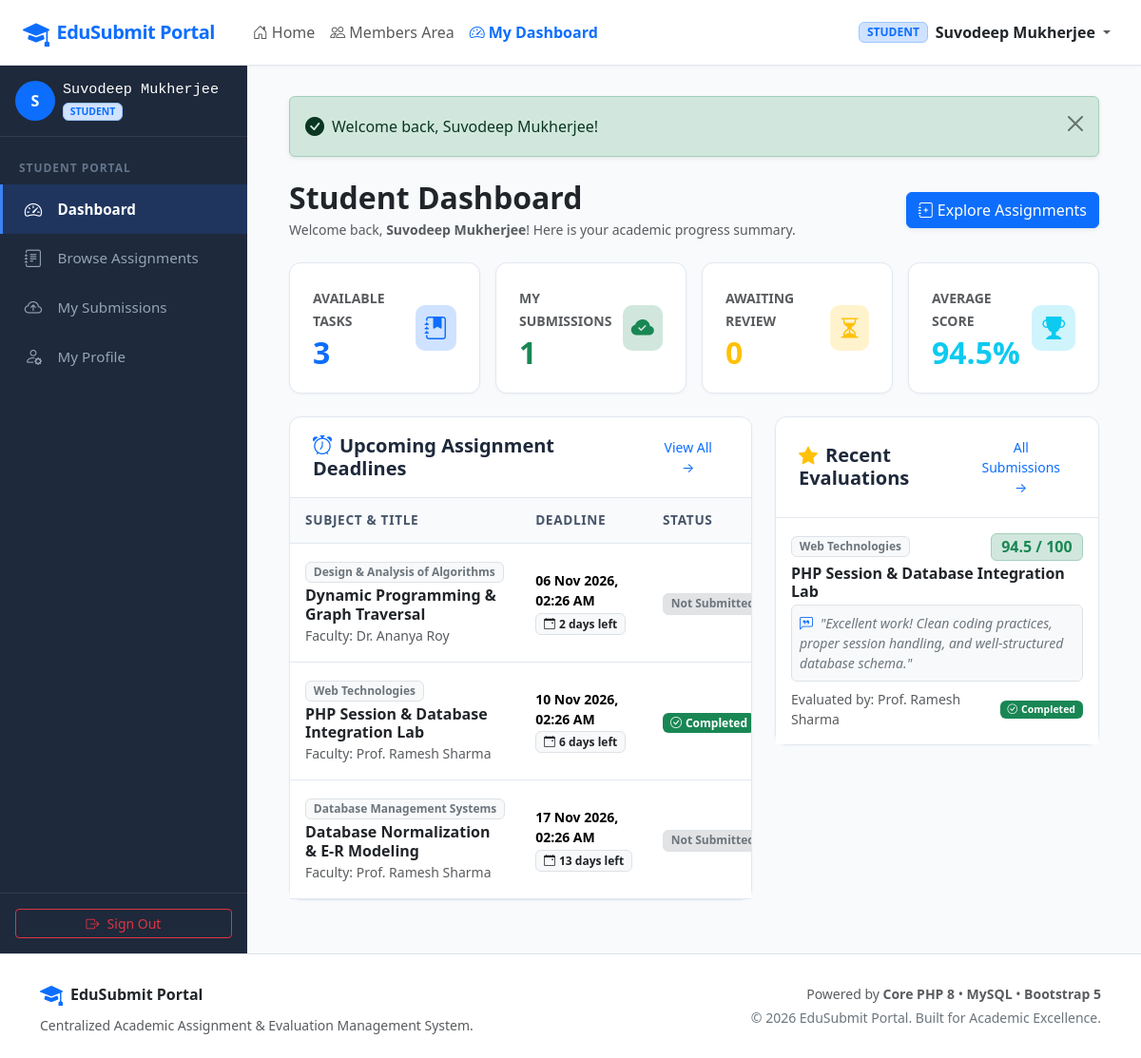
/student/dashboard.php (signed in), run on the app's committed database.
### tables this page shows
CREATE TABLE `assignments` (
  `id` INT UNSIGNED AUTO_INCREMENT PRIMARY KEY,
  `teacher_id` INT UNSIGNED NOT NULL,
  `title` VARCHAR(200) NOT NULL,
  `subject` VARCHAR(100) NOT NULL,
  `description` TEXT NOT NULL,
  `deadline` DATETIME NOT NULL,
  `file` VARCHAR(255) DEFAULT NULL,
  `max_marks` INT UNSIGNED NOT NULL DEFAULT 100,
  `created_at` TIMESTAMP DEFAULT CURRENT_TIMESTAMP,
  `updated_at` TIMESTAMP DEFAULT CURRENT_TIMESTAMP ON UPDATE CURRENT_TIMESTAMP,
  INDEX `idx_assignments_subject` (`subject`),
  INDEX `idx_assignments_deadline` (`deadline`),
  INDEX `idx_assignments_teacher` (`teacher_id`),
  CONSTRAINT `fk_assignments_teacher`
    FOREIGN KEY (`teacher_id`)
    REFERENCES `users` (`id`)
    ON DELETE CASCADE
    ON UPDATE CASCADE
);

CREATE TABLE `users` (
  `id` INT UNSIGNED AUTO_INCREMENT PRIMARY KEY,
  `name` VARCHAR(100) NOT NULL,
  `email` VARCHAR(150) NOT NULL UNIQUE,
  `password` VARCHAR(255) NOT NULL,
  `role` ENUM('admin', 'teacher', 'student') NOT NULL DEFAULT 'student',
  `phone` VARCHAR(20) DEFAULT NULL,
  `bio` TEXT DEFAULT NULL,
  `avatar` VARCHAR(255) DEFAULT NULL,
  `status` ENUM('active', 'inactive') NOT NULL DEFAULT 'active',
  `created_at` TIMESTAMP DEFAULT CURRENT_TIMESTAMP,
  `updated_at` TIMESTAMP DEFAULT CURRENT_TIMESTAMP ON UPDATE CURRENT_TIMESTAMP,
  INDEX `idx_users_role` (`role`),
  INDEX `idx_users_email` (`email`)
);

CREATE TABLE `submissions` (
  `id` INT UNSIGNED AUTO_INCREMENT PRIMARY KEY,
  `student_id` INT UNSIGNED NOT NULL,
  `assignment_id` INT UNSIGNED NOT NULL,
  `file` VARCHAR(255) NOT NULL,
  `student_notes` TEXT DEFAULT NULL,
  `submit_date` TIMESTAMP DEFAULT CURRENT_TIMESTAMP,
  `marks` DECIMAL(5,2) DEFAULT NULL,
  `feedback` TEXT DEFAULT NULL,
  `status` ENUM('Pending', 'Reviewed', 'Completed') NOT NULL DEFAULT 'Pending',
  `evaluated_at` DATETIME DEFAULT NULL,
  `evaluated_by` INT UNSIGNED DEFAULT NULL,
  `updated_at` TIMESTAMP DEFAULT CURRENT_TIMESTAMP ON UPDATE CURRENT_TIMESTAMP,
  INDEX `idx_submissions_status` (`status`),
  INDEX `idx_submissions_student` (`student_id`),
  INDEX `idx_submissions_assignment` (`assignment_id`),
  UNIQUE KEY `unique_student_assignment` (`student_id`, `assignment_id`),
  CONSTRAINT `fk_submissions_student`
    FOREIGN KEY (`student_id`)
    REFERENCES `users` (`id`)
    ON DELETE CASCADE
    ON UPDATE CASCADE,
  CONSTRAINT `fk_submissions_assignment`
    FOREIGN KEY (`assignment_id`)
    REFERENCES `assignments` (`id`)
    ON DELETE CASCADE
    ON UPDATE CASCADE,
  CONSTRAINT `fk_submissions_evaluator`
    FOREIGN KEY (`evaluated_by`)
    REFERENCES `users` (`id`)
    ON DELETE SET NULL
    ON UPDATE CASCADE
);

### student/dashboard.php (the view, shortened to what the rows shown need)
<?php
require_once __DIR__ . '/../config/config.php';
$studentId = (int)$_SESSION['user_id'];
$pdo = getDBConnection();
$upcomingAssignments = [];
try {
    $stmtUpcoming = $pdo->prepare("
        SELECT a.id, a.title, a.subject, a.deadline, a.max_marks, u.name AS teacher_name,
               (SELECT s.id FROM submissions s WHERE s.assignment_id = a.id AND s.student_id = :sid LIMIT 1) AS submission_id,
               (SELECT s.status FROM submissions s WHERE s.assignment_id = a.id AND s.student_id = :sid LIMIT 1) AS submission_status
        FROM assignments a
        JOIN users u ON a.teacher_id = u.id
        WHERE a.deadline >= NOW()
        ORDER BY a.deadline ASC
        LIMIT 5
    ");
    $stmtUpcoming->execute(['sid' => $studentId]);
    $upcomingAssignments = $stmtUpcoming->fetchAll();
} catch (PDOException $e) {
}
$recentEvaluations = [];
try {
    $stmtRecent = $pdo->prepare("
        SELECT s.id, s.marks, s.feedback, s.status, s.evaluated_at, a.title AS assignment_title, a.subject, a.max_marks, u.name AS teacher_name
        FROM submissions s
        JOIN assignments a ON s.assignment_id = a.id
        LEFT JOIN users u ON s.evaluated_by = u.id
        WHERE s.student_id = :sid AND s.status IN ('Reviewed', 'Completed')
        ORDER BY s.updated_at DESC
        LIMIT 5
    ");
    $stmtRecent->execute(['sid' => $studentId]);
    $recentEvaluations = $stmtRecent->fetchAll();
} catch (PDOException $e) {
}
require_once __DIR__ . '/../includes/header.php';
?>
<div class="dashboard-wrapper">
    <main class="main-content">
        <div class="container-fluid">
            <div class="d-flex flex-wrap align-items-center justify-content-between mb-4">
                <div>
                    <h2 class="fw-bold text-dark mb-1">Student Dashboard</h2>
                </div>
            </div>
            <div class="row g-4">
                <div class="col-lg-7">
                    <div class="custom-card">
                        <div class="table-responsive">
                            <table class="table table-custom align-middle">
                                <thead>
                                    <tr>
                                        <th>Subject &amp; Title</th>
                                        <th>Deadline</th>
                                        <th>Status</th>
                                    </tr>
                                </thead>
                                <tbody>
                                    <?php if (!empty($upcomingAssignments)): ?>
                                        <?php foreach ($upcomingAssignments as $assign): ?>
                                            <tr>
                                                <td>
                                                    <span class="badge bg-light text-secondary border mb-1 small"><?php echo e($assign['subject']); ?></span>
                                                    <h6 class="mb-0 fw-semibold">
                                                        <a href="<?php echo BASE_URL; ?>/student/assignment_details.php?id=<?php echo (int)$assign['id']; ?>" class="text-dark text-decoration-none">
                                                            <?php echo e($assign['title']); ?>
                                                        </a>
                                                    </h6>
                                                    <small class="text-muted">Faculty: <?php echo e($assign['teacher_name']); ?></small>
                                                </td>
                                                <td>
                                                    <div class="small fw-semibold"><?php echo formatDate($assign['deadline']); ?></div>
                                                    <?php echo renderDeadlineBadge($assign['deadline']); ?>
                                                </td>
                                                <td>
                                                    <?php if ($assign['submission_id']): ?>
                                                        <?php echo renderStatusBadge($assign['submission_status']); ?>
                                                    <?php else: ?>
                                                        <span class="badge bg-secondary-subtle text-secondary border">Not Submitted</span>
                                                    <?php endif; ?>
                                                </td>
                                            </tr>
                                        <?php endforeach; ?>
                                    <?php endif; ?>
                                </tbody>
                            </table>
                        </div>
                    </div>
                </div>
                <div class="col-lg-5">
                    <div class="custom-card">
                        <div class="custom-card-body p-0">
                            <?php if (!empty($recentEvaluations)): ?>
                                <ul class="list-group list-group-flush">
                                    <?php foreach ($recentEvaluations as $rev): ?>
                                        <li class="list-group-item p-3">
                                            <div class="d-flex justify-content-between align-items-center mb-1">
                                                <span class="badge bg-light text-secondary border"><?php echo e($rev['subject']); ?></span>
                                                <span class="badge bg-success-subtle text-success fs-6 fw-bold border border-success-subtle">
                                                    <?php echo (float)$rev['marks']; ?> / <?php echo (int)$rev['max_marks']; ?>
                                                </span>
                                            </div>
                                            <h6 class="fw-semibold text-dark mb-1"><?php echo e($rev['assignment_title']); ?></h6>
                                            <?php if (!empty($rev['feedback'])): ?>
                                                <div class="p-2 bg-light rounded-2 border small text-secondary fst-italic mb-2">
                                                    <i class="bi bi-chat-left-quote me-1 text-primary"></i>
                                                    "<?php echo e($rev['feedback']); ?>"
                                                </div>
                                            <?php endif; ?>
                                            <div class="d-flex justify-content-between align-items-center text-muted small">
                                                <span>Evaluated by: <?php echo e($rev['teacher_name'] ?? 'Instructor'); ?></span>
                                                <?php echo renderStatusBadge($rev['status']); ?>
                                            </div>
                                        </li>
                                    <?php endforeach; ?>
                                </ul>
                            <?php endif; ?>
                        </div>
                    </div>
                </div>
            </div>
        </div>
    </main>
</div>
<?php require_once __DIR__ . '/../includes/footer.php'; ?>

### config/config.php (shortened to what the rows shown need)
<?php
function e($data): string {
    return htmlspecialchars((string)($data ?? ''), ENT_QUOTES, 'UTF-8');
}
function formatDate(?string $datetime, string $format = 'd M Y, h:i A'): string {
    $dt = new DateTime($datetime);
    return $dt->format($format);
}
function renderStatusBadge(string $status): string {
    return match (strtolower($status)) {
        'completed' => '<span class="badge bg-success text-white px-2 py-1"><i class="bi bi-check-circle me-1"></i>Completed</span>',
        'reviewed'  => '<span class="badge bg-info text-dark px-2 py-1"><i class="bi bi-eye me-1"></i>Reviewed</span>',
        'pending'   => '<span class="badge bg-warning text-dark px-2 py-1"><i class="bi bi-clock-history me-1"></i>Pending</span>',
        default     => '<span class="badge bg-secondary">' . e($status) . '</span>',
    };
}
function renderDeadlineBadge(string $deadline): string {
    $now = new DateTime();
    $dl = new DateTime($deadline);
    $diff = $now->diff($dl);
    return '<span class="badge bg-light text-dark border"><i class="bi bi-calendar-event me-1"></i>' . $diff->days . ' days left</span>';
}

### data on the page
assignments: subject "Design & Analysis of Algorithms", title "Dynamic Programming & Graph Traversal", teacher.name "Dr. Ananya Roy", deadline "06 Nov 2026, 02:26 AM", deadline "2", shows "Not…"
assignments: subject "Web Technologies", title "PHP Session & Database Integration Lab", teacher.name "Prof. Ramesh Sharma", deadline "10 Nov 2026, 02:26 AM", deadline "6", status "Completed"
assignments: subject "Database Management Systems", title "Database Normalization & E-R Modeling", teacher.name "Prof. Ramesh Sharma", deadline "17 Nov 2026, 02:26 AM", deadline "13", shows "Not…"
submissions: assignment.subject "Web Technologies", marks "94.5", assignment.max_marks "100", assignment.title "PHP Session & Database Integration Lab", feedback "Excellent work! Clean coding practices, proper session handling, and well-structured database schema.", evaluated_by.name "Prof. Ramesh Sharma", status "Completed"

### other printed values
APP_NAME "EduSubmit Portal"
$user['role'] "STUDENT"
$user['name'] "Suvodeep Mukherjee"
substr($user['name'] ?? 'U', 0, 1) "S"
$role "STUDENT"
$_SESSION['user_name'] "Suvodeep Mukherjee"
$totalAssignments "3"
$mySubmissions "1"
$pendingReviews "0"
$avgMarks "94.5"
